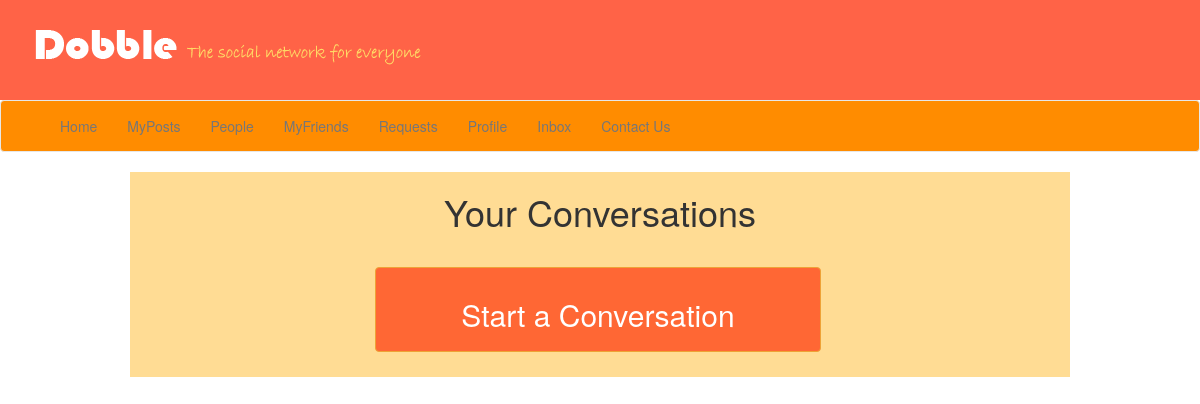
Page /posts/inbox/ (signed in) on the earlier database version.
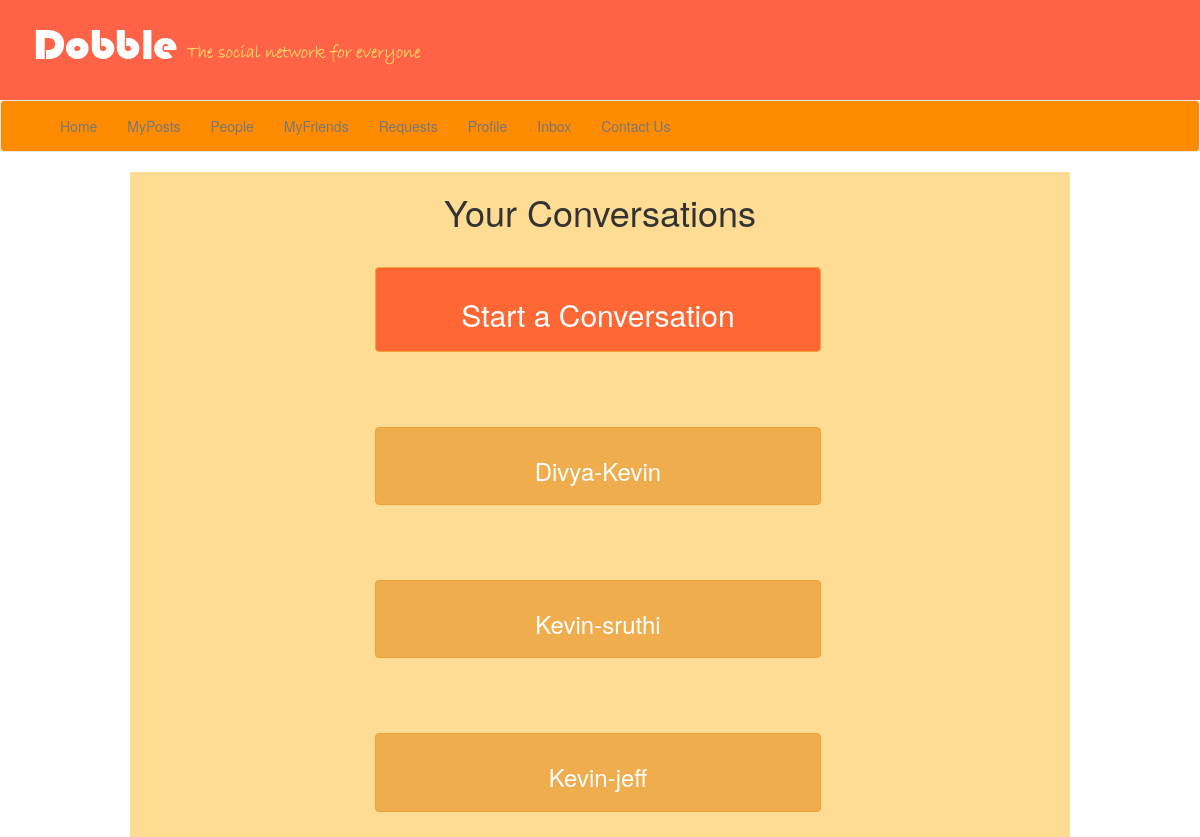
Same page on the later database version.
### posts/models.py (models this page shows, shortened)
class ThreadModel(AbstractClass):
    user = models.ForeignKey(Profile, on_delete=models.CASCADE, related_name='threaduser')
    receiver = models.ForeignKey(Profile, on_delete=models.CASCADE, related_name='threadreceiver')
    class Meta:
        ordering = ['-created']

### socialapp/models.py (models this page shows)
class Profile(AbstractClass):
    MALE = 'male'
    FEMALE = 'female'
    TRANSGENDER = 'transgender'
    OTHERS = 'others'
    GENDER_CHOICES = [
        (MALE, 'Male'),
        (FEMALE, 'Female'),
        (TRANSGENDER, 'Transgender'),
        (OTHERS, 'Others'),
    ]
    user = models.OneToOneField(User, on_delete=models.CASCADE)
    bio = models.TextField(default="no bio ...", max_length=300)
    gender = models.CharField(max_length=100, choices=GENDER_CHOICES, null=True)
    image = models.ImageField(upload_to='avatar', default="avatar/default.png")
    friends = models.ManyToManyField(User, related_name='friends')
    class Meta:
        ordering = ['-created']
    def __str__(self):
        return self.user.first_name

### posts/views.py (the view)
# urls.py: path('inbox/', views.ListThreads.as_view(), name='inbox'),
@method_decorator(signin_required, name="dispatch")
class ListThreads(View):
    def get(self, request, *args, **kwargs):
        threads = ThreadModel.objects.filter(Q(user=request.user.profile) | Q(receiver=request.user.profile))
        context = {
            'threads': threads
        }
        return render(request, 'inbox.html', context)

### Templates/inbox.html
{% extends 'base.html' %}
{%block body_block%}
<div class="container">
    <div class="row">
        <div class="col-md-12 p-5">
           <h1>Your Conversations</h1>
        </div>
    </div>
    <div class="row">
        <div class="col-md-12 p-5">
          <form method="GET" action="{% url 'create-thread' %}">
              <button class="btn btn-warning p-3" id="convbt" type="submit"><h2>Start a Conversation</h2></button>
          </form>
        </div>
    </div>
    <div class="row mb-3 p-2">
       {% for thread in threads.all %}
        <div class="card col-md-12 p-5 shadow-sm">
          <button type="button" class="btn btn-warning" id="convbtn"><a  href="{% url 'thread' thread.pk %}"><h3>{{thread.user}}-{{ thread.receiver }}</h3></a></button>
        </div>
           {% endfor %}
    </div>
</div>
{% endblock%}

Differences in the rows shown:
added ThreadModel: user "Divya", receiver "Kevin"
added ThreadModel: user "Kevin", receiver "sruthi"
added ThreadModel: user "Kevin", receiver "jeff"
